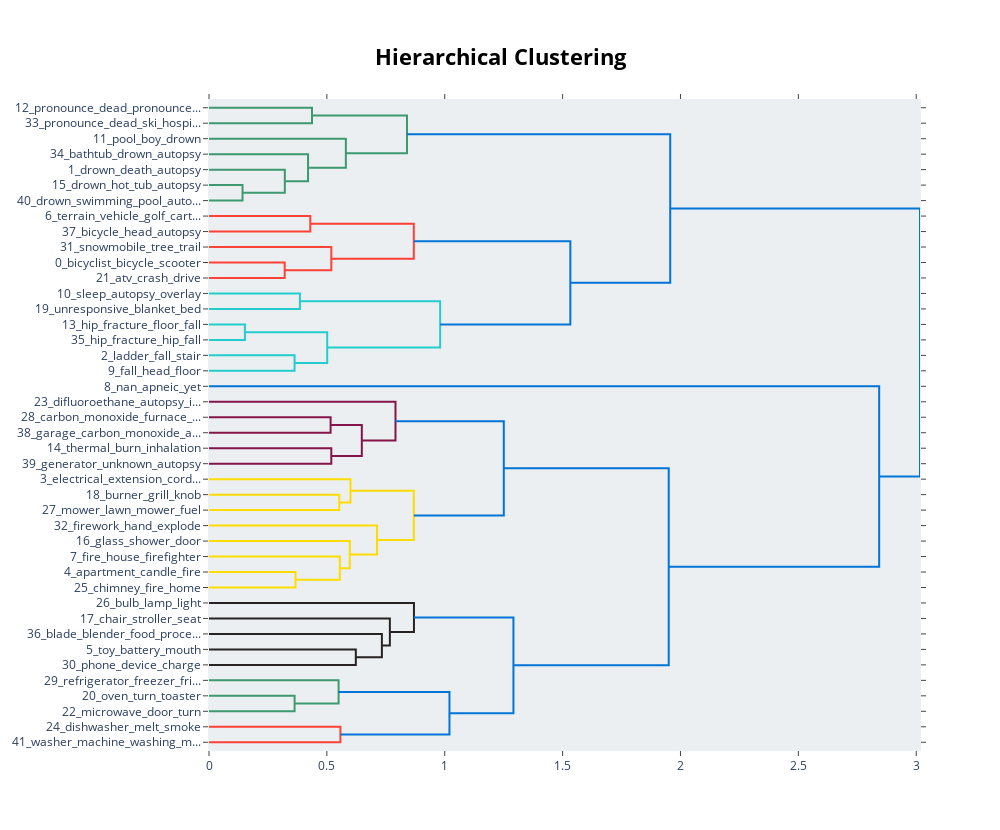

Here is the notebook cell this chart was saved with:
### Markdown cell above
#### Hierachical Structure of Topics
We can merge some topics into a single topic

### Code cell
optimal_model.visualize_hierarchy(top_n_topics=921)

### Figure 1 — Plotly figure (JSON) as saved in the notebook; plotly's stock layout.template omitted (floating-point values rounded to 4 significant figures)
{"data": [{"hoverinfo": "text", "marker": {"color": "rgb(61,153,112)"}, "mode": "lines", "type": "scatter", "x": [0, 0.4369, 0.4369, 0], "xaxis": "x", "y": [-5, -5, -15, -15], "yaxis": "y"}, {"hoverinfo": "text", "marker": {"color": "rgb(61,153,112)"}, "mode": "lines", "type": "scatter", "x": [0, 0.1422, 0.1422, 0], "xaxis": "x", "y": [-55, -55, -65, -65], "yaxis": "y"}, {"hoverinfo": "text", "marker": {"color": "rgb(61,153,112)"}, "mode": "lines", "type": "scatter", "x": [0, 0.3216, 0.3216, 0.1422], "xaxis": "x", "y": [-45, -45, -60, -60], "yaxis": "y"}, {"hoverinfo": "text", "marker": {"color": "rgb(61,153,112)"}, "mode": "lines", "type": "scatter", "x": [0, 0.4202, 0.4202, 0.3216], "xaxis": "x", "y": [-35, -35, -52.5, -52.5], "yaxis": "y"}, {"hoverinfo": "text", "marker": {"color": "rgb(61,153,112)"}, "mode": "lines", "type": "scatter", "x": [0, 0.5805, 0.5805, 0.4202], "xaxis": "x", "y": [-25, -25, -43.75, -43.75], "yaxis": "y"}, {"hoverinfo": "text", "marker": {"color": "rgb(61,153,112)"}, "mode": "lines", "type": "scatter", "x": [0.4369, 0.8399, 0.8399, 0.5805], "xaxis": "x", "y": [-10, -10, -34.38, -34.38], "yaxis": "y"}, {"hoverinfo": "text", "marker": {"color": "rgb(255,65,54)"}, "mode": "lines", "type": "scatter", "x": [0, 0.4297, 0.4297, 0], "xaxis": "x", "y": [-75, -75, -85, -85], "yaxis": "y"}, {"hoverinfo": "text", "marker": {"color": "rgb(255,65,54)"}, "mode": "lines", "type": "scatter", "x": [0, 0.321, 0.321, 0], "xaxis": "x", "y": [-105, -105, -115, -115], "yaxis": "y"}, {"hoverinfo": "text", "marker": {"color": "rgb(255,65,54)"}, "mode": "lines", "type": "scatter", "x": [0, 0.5189, 0.5189, 0.321], "xaxis": "x", "y": [-95, -95, -110, -110], "yaxis": "y"}, {"hoverinfo": "text", "marker": {"color": "rgb(255,65,54)"}, "mode": "lines", "type": "scatter", "x": [0.4297, 0.8688, 0.8688, 0.5189], "xaxis": "x", "y": [-80, -80, -102.5, -102.5], "yaxis": "y"}, {"hoverinfo": "text", "marker": {"color": "rgb(35,205,205)"}, "mode": "lines", "type": "scatter", "x": [0, 0.3856, 0.3856, 0], "xaxis": "x", "y": [-125, -125, -135, -135], "yaxis": "y"}, {"hoverinfo": "text", "marker": {"color": "rgb(35,205,205)"}, "mode": "lines", "type": "scatter", "x": [0, 0.1524, 0.1524, 0], "xaxis": "x", "y": [-145, -145, -155, -155], "yaxis": "y"}, {"hoverinfo": "text", "marker": {"color": "rgb(35,205,205)"}, "mode": "lines", "type": "scatter", "x": [0, 0.363, 0.363, 0], "xaxis": "x", "y": [-165, -165, -175, -175], "yaxis": "y"}, {"hoverinfo": "text", "marker": {"color": "rgb(35,205,205)"}, "mode": "lines", "type": "scatter", "x": [0.1524, 0.5014, 0.5014, 0.363], "xaxis": "x", "y": [-150, -150, -170, -170], "yaxis": "y"}, {"hoverinfo": "text", "marker": {"color": "rgb(35,205,205)"}, "mode": "lines", "type": "scatter", "x": [0.3856, 0.9806, 0.9806, 0.5014], "xaxis": "x", "y": [-130, -130, -160, -160], "yaxis": "y"}, {"hoverinfo": "text", "marker": {"color": "rgb(0,116,217)"}, "mode": "lines", "type": "scatter", "x": [0.8688, 1.533, 1.533, 0.9806], "xaxis": "x", "y": [-91.25, -91.25, -145, -145], "yaxis": "y"}, {"hoverinfo": "text", "marker": {"color": "rgb(0,116,217)"}, "mode": "lines", "type": "scatter", "x": [0.8399, 1.956, 1.956, 1.533], "xaxis": "x", "y": [-22.19, -22.19, -118.1, -118.1], "yaxis": "y"}, {"hoverinfo": "text", "marker": {"color": "rgb(133,20,75)"}, "mode": "lines", "type": "scatter", "x": [0, 0.5158, 0.5158, 0], "xaxis": "x", "y": [-205, -205, -215, -215], "yaxis": "y"}, {"hoverinfo": "text", "marker": {"color": "rgb(133,20,75)"}, "mode": "lines", "type": "scatter", "x": [0, 0.5187, 0.5187, 0], "xaxis": "x", "y": [-225, -225, -235, -235], "yaxis": "y"}, {"hoverinfo": "text", "marker": {"color": "rgb(133,20,75)"}, "mode": "lines", "type": "scatter", "x": [0.5158, 0.6483, 0.6483, 0.5187], "xaxis": "x", "y": [-210, -210, -230, -230], "yaxis": "y"}, {"hoverinfo": "text", "marker": {"color": "rgb(133,20,75)"}, "mode": "lines", "type": "scatter", "x": [0, 0.7911, 0.7911, 0.6483], "xaxis": "x", "y": [-195, -195, -220, -220], "yaxis": "y"}, {"hoverinfo": "text", "marker": {"color": "rgb(255,220,0)"}, "mode": "lines", "type": "scatter", "x": [0, 0.5527, 0.5527, 0], "xaxis": "x", "y": [-255, -255, -265, -265], "yaxis": "y"}, {"hoverinfo": "text", "marker": {"color": "rgb(255,220,0)"}, "mode": "lines", "type": "scatter", "x": [0, 0.6001, 0.6001, 0.5527], "xaxis": "x", "y": [-245, -245, -260, -260], "yaxis": "y"}, {"hoverinfo": "text", "marker": {"color": "rgb(255,220,0)"}, "mode": "lines", "type": "scatter", "x": [0, 0.3669, 0.3669, 0], "xaxis": "x", "y": [-305, -305, -315, -315], "yaxis": "y"}, {"hoverinfo": "text", "marker": {"color": "rgb(255,220,0)"}, "mode": "lines", "type": "scatter", "x": [0, 0.555, 0.555, 0.3669], "xaxis": "x", "y": [-295, -295, -310, -310], "yaxis": "y"}, {"hoverinfo": "text", "marker": {"color": "rgb(255,220,0)"}, "mode": "lines", "type": "scatter", "x": [0, 0.5973, 0.5973, 0.555], "xaxis": "x", "y": [-285, -285, -302.5, -302.5], "yaxis": "y"}, {"hoverinfo": "text", "marker": {"color": "rgb(255,220,0)"}, "mode": "lines", "type": "scatter", "x": [0, 0.7126, 0.7126, 0.5973], "xaxis": "x", "y": [-275, -275, -293.8, -293.8], "yaxis": "y"}, {"hoverinfo": "text", "marker": {"color": "rgb(255,220,0)"}, "mode": "lines", "type": "scatter", "x": [0.6001, 0.8687, 0.8687, 0.7126], "xaxis": "x", "y": [-252.5, -252.5, -284.4, -284.4], "yaxis": "y"}, {"hoverinfo": "text", "marker": {"color": "rgb(0,116,217)"}, "mode": "lines", "type": "scatter", "x": [0.7911, 1.25, 1.25, 0.8687], "xaxis": "x", "y": [-207.5, -207.5, -268.4, -268.4], "yaxis": "y"}, {"hoverinfo": "text", "marker": {"color": "rgb(40,35,35)"}, "mode": "lines", "type": "scatter", "x": [0, 0.6228, 0.6228, 0], "xaxis": "x", "y": [-355, -355, -365, -365], "yaxis": "y"}, {"hoverinfo": "text", "marker": {"color": "rgb(40,35,35)"}, "mode": "lines", "type": "scatter", "x": [0, 0.7334, 0.7334, 0.6228], "xaxis": "x", "y": [-345, -345, -360, -360], "yaxis": "y"}, {"hoverinfo": "text", "marker": {"color": "rgb(40,35,35)"}, "mode": "lines", "type": "scatter", "x": [0, 0.7673, 0.7673, 0.7334], "xaxis": "x", "y": [-335, -335, -352.5, -352.5], "yaxis": "y"}, {"hoverinfo": "text", "marker": {"color": "rgb(40,35,35)"}, "mode": "lines", "type": "scatter", "x": [0, 0.8694, 0.8694, 0.7673], "xaxis": "x", "y": [-325, -325, -343.8, -343.8], "yaxis": "y"}, {"hoverinfo": "text", "marker": {"color": "rgb(61,153,112)"}, "mode": "lines", "type": "scatter", "x": [0, 0.3631, 0.3631, 0], "xaxis": "x", "y": [-385, -385, -395, -395], "yaxis": "y"}, {"hoverinfo": "text", "marker": {"color": "rgb(61,153,112)"}, "mode": "lines", "type": "scatter", "x": [0, 0.5498, 0.5498, 0.3631], "xaxis": "x", "y": [-375, -375, -390, -390], "yaxis": "y"}, {"hoverinfo": "text", "marker": {"color": "rgb(255,65,54)"}, "mode": "lines", "type": "scatter", "x": [0, 0.5573, 0.5573, 0], "xaxis": "x", "y": [-405, -405, -415, -415], "yaxis": "y"}, {"hoverinfo": "text", "marker": {"color": "rgb(0,116,217)"}, "mode": "lines", "type": "scatter", "x": [0.5498, 1.02, 1.02, 0.5573], "xaxis": "x", "y": [-382.5, -382.5, -410, -410], "yaxis": "y"}, {"hoverinfo": "text", "marker": {"color": "rgb(0,116,217)"}, "mode": "lines", "type": "scatter", "x": [0.8694, 1.291, 1.291, 1.02], "xaxis": "x", "y": [-334.4, -334.4, -396.2, -396.2], "yaxis": "y"}, {"hoverinfo": "text", "marker": {"color": "rgb(0,116,217)"}, "mode": "lines", "type": "scatter", "x": [1.25, 1.95, 1.95, 1.291], "xaxis": "x", "y": [-238.0, -238.0, -365.3, -365.3], "yaxis": "y"}, {"hoverinfo": "text", "marker": {"color": "rgb(0,116,217)"}, "mode": "lines", "type": "scatter", "x": [0, 2.843, 2.843, 1.95], "xaxis": "x", "y": [-185, -185, -301.6, -301.6], "yaxis": "y"}, {"hoverinfo": "text", "marker": {"color": "rgb(0,116,217)"}, "mode": "lines", "type": "scatter", "x": [1.956, 3.016, 3.016, 2.843], "xaxis": "x", "y": [-70.16, -70.16, -243.3, -243.3], "yaxis": "y"}], "layout": {"autosize": false, "height": 830, "hoverlabel": {"bgcolor": "white", "font": {"family": "Rockwell", "size": 16}}, "hovermode": "closest", "plot_bgcolor": "#ECEFF1", "showlegend": false, "title": {"font": {"color": "Black", "size": 22}, "text": "<b>Hierarchical Clustering", "x": 0.5, "xanchor": "center", "yanchor": "top"}, "width": 1000, "xaxis": {"mirror": "allticks", "rangemode": "tozero", "showgrid": false, "showline": true, "showticklabels": true, "ticks": "outside", "type": "linear", "zeroline": false}, "yaxis": {"mirror": "allticks", "range": [-420, 0], "rangemode": "tozero", "showgrid": false, "showline": true, "showticklabels": true, "tickmode": "array", "ticks": "outside", "ticktext": ["12_pronounce_dead_pronounce...", "33_pronounce_dead_ski_hospi...", "11_pool_boy_drown", "34_bathtub_drown_autopsy", "1_drown_death_autopsy", "15_drown_hot_tub_autopsy", "40_drown_swimming_pool_auto...", "6_terrain_vehicle_golf_cart...", "37_bicycle_head_autopsy", "31_snowmobile_tree_trail", "0_bicyclist_bicycle_scooter", "21_atv_crash_drive", "10_sleep_autopsy_overlay", "19_unresponsive_blanket_bed", "13_hip_fracture_floor_fall", "35_hip_fracture_hip_fall", "2_ladder_fall_stair", "9_fall_head_floor", "8_nan_apneic_yet", "23_difluoroethane_autopsy_i...", "28_carbon_monoxide_furnace_...", "38_garage_carbon_monoxide_a...", "14_thermal_burn_inhalation", "39_generator_unknown_autopsy", "3_electrical_extension_cord...", "18_burner_grill_knob", "27_mower_lawn_mower_fuel", "32_firework_hand_explode", "16_glass_shower_door", "7_fire_house_firefighter", "4_apartment_candle_fire", "25_chimney_fire_home", "26_bulb_lamp_light", "17_chair_stroller_seat", "36_blade_blender_food_proce...", "5_toy_battery_mouth", "30_phone_device_charge", "29_refrigerator_freezer_fri...", "20_oven_turn_toaster", "22_microwave_door_turn", "24_dishwasher_melt_smoke", "41_washer_machine_washing_m..."], "tickvals": [-5, -15, -25, -35, -45, -55, -65, -75, -85, -95, -105, -115, -125, -135, -145, -155, -165, -175, -185, -195, -205, -215, -225, -235, -245, -255, -265, -275, -285, -295, -305, -315, -325, -335, -345, -355, -365, -375, -385, -395, -405, -415], "type": "linear", "zeroline": false}}}
